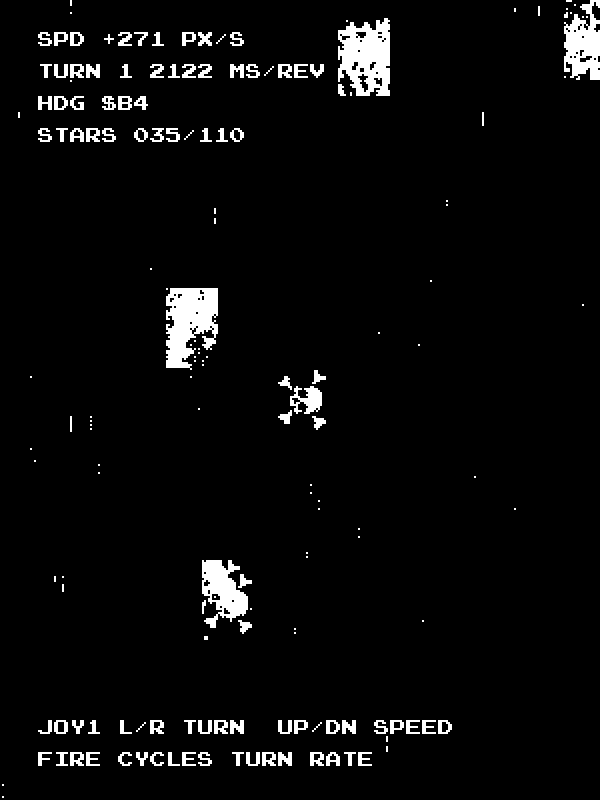

This chart was generated by the following Python code:
#!/usr/bin/env python3
"""End-to-end check + picture + cycle budget for the flight-model bench.

Runs the real pieces against each other in a 65C02 emulator (py65): CPU1
(cpu_os.bin) executes the cartridge, building a frame's command list into the
ping-pong window at $7800 exactly as the hardware would, and the GPU
(gpu_os.bin) dispatch loop then consumes that list and renders it into VRAM.

Why bother when madsim exists: madsim shows the motion, which is the point of
this bench, but it cannot answer "is that star where the maths says it should
be" or "how many cycles did that frame cost". This does both, and it runs
without a window.

Two things it deliberately does NOT model:
  * cartridge wait states. Real hardware charges 3 per read in the $8000 window
    and py65 charges none, so the cycle numbers below are a NO-WAIT-STATE
    floor. The true figure is madsim's F3 meter. See the note it prints.
  * the double-buffered background and VSYNC timing.

Output: preview.png, the framebuffer turned 90 deg clockwise — what the monitor
shows when it is stood on its side (madsim's F12).
"""

import re
import subprocess
import sys

from PIL import Image
from py65.devices.mpu65c02 import MPU
from py65.memory import ObservableMemory

FRAMES = 90                     # 1.5 s: long enough for the drift to show
SCALE = 2
OUT = "preview.png"

ROMS = "../../roms"
PPRAM = 0x7800
VRAM_IMG = 0x8000
IMG_END = 0xBA98
SENTINEL = 0x1000

API_GPU_BEGIN = 0xFF09
API_GPU_END = 0xFF0C

FB_W, FB_H = 400, 300           # the framebuffer: 300 rows of 50 bytes
ROW = FB_W // 8

# The cartridge's zero page, mirrored from main.s, for the trace below.
ZP = {"HEAD": 0x83, "TIER": 0x84, "TURNIX": 0x85,
      "SHXL": 0x8B, "SHXH": 0x8C, "SHYL": 0x8E, "SHYH": 0x8F,
      "VELXL": 0x91, "VELXH": 0x92, "VELYL": 0x93, "VELYH": 0x94,
      "STARN": 0xA0, "OCCN": 0xA1}


def decode(stream):
    """Walk a PPRAM command list. Returns [(opcode, payload_bytes), ...].

    Two traps. Byte-scanning for an opcode does not work: $47 is also the
    letter 'G', and the HUD says "HDG". And the list does not start at $7800 —
    that byte is the CPU/GPU handshake status. gpu_begin points PPWP at $7801,
    so the first opcode is at index 1.
    """
    out = []
    i = 1
    while i < len(stream):
        op = stream[i]
        if op == 0x00:                          # WAI: end of list
            break
        if op == 0x20:                          # CLEAR_BG
            out.append((op, b""))
            i += 1
        elif op == 0x47:                        # DOT_PIXELS: N, then N pairs
            n = stream[i + 1]
            out.append((op, stream[i + 1:i + 2 + 2 * n]))
            i += 2 + 2 * n
        elif op == 0x50:                        # SPRITE: id, X16, Y16
            out.append((op, stream[i + 1:i + 6]))
            i += 6
        elif op in (0x62, 0x63):                # VTEXT: cell, line, scroll, str
            j = stream.index(0, i + 4)
            out.append((op, stream[i + 1:j + 1]))
            i = j + 1
        else:
            raise RuntimeError(f"unhandled opcode ${op:02X} at {i}")
    return out


def stars_of(stream):
    for op, payload in decode(stream):
        if op == 0x47:
            n = payload[0]
            return [(payload[1 + 2 * k], payload[2 + 2 * k]) for k in range(n)]
    return None

# The bench's own geometry, mirrored from main.s. If these drift apart the
# checks below stop meaning anything, so they are asserted where possible.
HCX, HCY = 100, 74              # half-res framebuffer centre
FBCX, FBCY = 200, 149           # full-res framebuffer centre
SPR_W2, SPR_H2 = 8, 7           # sprite 0 half-extent, half-res
STAR_N = 110

# -----------------------------------------------------------------------------
# Build, then load the ROMs bundled with this repo.
# -----------------------------------------------------------------------------
subprocess.run(["make"], check=True)


def gpu_symbol(name):
    txt = open(f"{ROMS}/gpu_symbols.txt").read()
    m = re.search(rf"^{re.escape(name)}\s*=\s*(0x[0-9A-Fa-f]+)", txt, re.M)
    if not m:
        raise RuntimeError(f"{name} not in {ROMS}/gpu_symbols.txt")
    return int(m.group(1), 16)


DISPATCH = gpu_symbol("dispatch_loop")

CPU_ROM = open(f"{ROMS}/cpu_os.bin", "rb").read()
GPU_ROM = open(f"{ROMS}/gpu_os.bin", "rb").read()
CART = open("proto01.bin", "rb").read()
assert len(CPU_ROM) == 0x4000 and len(GPU_ROM) == 0x4000
assert len(CART) == 0x2000, f"cartridge must be one 8 KB bank, got {len(CART)}"
assert CART[:5] == b"MAD65", "cartridge signature missing"

CART_INIT = CART[5] | (CART[6] << 8)
CART_FRAME = CART[7] | (CART[8] << 8)
print(f"cart_init @ ${CART_INIT:04X}, cart_frame @ ${CART_FRAME:04X}")


def call(mpu, addr, limit=5_000_000):
    """JSR addr, run until it returns. Returns cycles consumed."""
    ret = SENTINEL - 1
    mpu.memory[0x0100 + mpu.sp] = (ret >> 8) & 0xFF
    mpu.sp = (mpu.sp - 1) & 0xFF
    mpu.memory[0x0100 + mpu.sp] = ret & 0xFF
    mpu.sp = (mpu.sp - 1) & 0xFF
    mpu.pc = addr
    start = mpu.processorCycles
    n = 0
    while mpu.pc != SENTINEL:
        mpu.step()
        n += 1
        if n > limit:
            raise RuntimeError(f"runaway at ${mpu.pc:04X}")
    return mpu.processorCycles - start


# =============================================================================
# CPU1: the cartridge builds one command list per frame
# =============================================================================
cpu_mem = ObservableMemory()
for i, b in enumerate(CPU_ROM):
    cpu_mem[0xC000 + i] = b
for i, b in enumerate(CART):                    # bank 0 in the $8000 window
    cpu_mem[0x8000 + i] = b
# Count every read that lands in the cartridge window. Real hardware charges 3
# wait states on each of them (the cart is banked and cannot be shadowed), and
# py65 charges none — so this counter is what turns py65's cycle figure into a
# hardware one. It is also the argument for Model B: copy the code into RAM at
# boot and these reads become RAM reads at full speed.
cart_reads = [0]


def cart_read(addr):
    cart_reads[0] += 1
    return CART[addr - 0x8000]


cpu_mem.subscribe_to_read(range(0x8000, 0xA000), cart_read)

cpu = MPU(memory=cpu_mem)
call(cpu, CART_INIT)

# Joystick: hold RIGHT for the whole run so the camera is actually rotating
# while we measure, and press UP on a few early frames to climb the speed
# tiers. The OS's frame ISR normally maintains these; here we drive them.
JOY1, JOY1_PRESS = 0x0A, 0x0C
JOY_UP, JOY_RIGHT = 0x01, 0x08

frames = []
cycles = []
trace = []
for f in range(FRAMES):
    cpu_mem[JOY1] = JOY_RIGHT
    cpu_mem[JOY1_PRESS] = JOY_UP if f in (2, 6, 10, 14, 18, 22) else 0
    call(cpu, API_GPU_BEGIN)
    cart_reads[0] = 0
    c = call(cpu, CART_FRAME)
    cycles.append((c, cart_reads[0]))
    call(cpu, API_GPU_END)
    end = cpu_mem[0x04] | (cpu_mem[0x05] << 8)  # PPWP points AT the WAI
    frames.append(bytes(cpu_mem[PPRAM + i] for i in range(end - PPRAM + 1)))
    trace.append({k: cpu_mem[a] for k, a in ZP.items()})


def s16(lo, hi):
    v = lo | (hi << 8)
    return v - 65536 if v & 0x8000 else v


print("\nframe  head tier  ship X     ship Y     vel (8.8)        stars occl")
for f in (0, 1, 10, 30, 60, FRAMES - 1):
    t = trace[f]
    print(f"{f:5d}   ${t['HEAD']:02X}   {t['TIER']}   "
          f"${t['SHXH']:02X}{t['SHXL']:02X}      ${t['SHYH']:02X}{t['SHYL']:02X}      "
          f"{s16(t['VELXL'], t['VELXH']):+6d},{s16(t['VELYL'], t['VELYH']):+6d}   "
          f"{t['STARN']:4d}  {t['OCCN']:3d}")

BUDGET = 237_404
raw = [c for c, _ in cycles]                        # py65 charges no wait states
hw = [c + 3 * r for c, r in cycles]                 # ...hardware charges 3 a read
med_raw = sorted(raw)[len(raw) // 2]
med_hw = sorted(hw)[len(hw) // 2]
med_reads = sorted(r for _, r in cycles)[len(cycles) // 2]
print(f"\n{FRAMES} frames built. PPRAM: first {len(frames[0])} B, "
      f"steady {len(frames[-1])} B of 2047 "
      f"({100*len(frames[-1])/2047:.0f}% of the list)")
print(f"\nCPU1 budget, {BUDGET} cycles per frame:")
print(f"  instruction cycles        median {med_raw:6d}  worst {max(raw):6d}")
print(f"  + cartridge wait states   median {med_hw:6d}  worst {max(hw):6d}"
      f"  = {100*max(hw)/BUDGET:5.1f}%")
print(f"  {med_reads} cartridge reads a frame. Model B is working when this is a")
print("  handful (the boot_frame trampoline); it was ~35,000 running in place,")
print("  which cost 2.5x and put the same frame at 77% of budget.")

# =============================================================================
# GPU: dispatch each list into VRAM
# =============================================================================
gpu_mem = ObservableMemory()
for i, b in enumerate(GPU_ROM):
    gpu_mem[0xC000 + i] = b
bg = bytearray(0x4000)
img = bytearray(0x4000)

gpu_mem.subscribe_to_write(range(VRAM_IMG, 0xC000),
                           lambda a, v: img.__setitem__(a - VRAM_IMG, v))
gpu_mem.subscribe_to_write(range(0xC000, 0x10000),
                           lambda a, v: bg.__setitem__(a - 0xC000, v))
gpu_mem.subscribe_to_read(range(0xC000, 0x10000),
                          lambda a: GPU_ROM[a - 0xC000])

# The harness jumps straight into the dispatch loop, so GPU boot never runs and
# the sprite definition table is empty. Install sprite 0 exactly as boot_main
# does: type $14 (32 px wide, no overlay), data at $F400, 26 rows.
gpu_mem[0x0300] = 0x14
gpu_mem[0x0400] = 0x00
gpu_mem[0x0500] = 0xF4
gpu_mem[0x0600] = 26

regs_hit = False
gpu = MPU(memory=gpu_mem)
for f, stream in enumerate(frames):
    img[:] = bg                                 # the hardware background copy
    for i, b in enumerate(stream):
        gpu_mem[PPRAM + i] = b
    gpu_mem[0x03] = (PPRAM + 1) & 0xFF          # PPWP -> first opcode
    gpu_mem[0x04] = (PPRAM + 1) >> 8
    gpu.pc = DISPATCH
    n = 0
    while gpu_mem[gpu.pc] != 0xCB:              # $CB = WAI: end of the frame
        gpu.step()
        n += 1
        if n > 5_000_000:
            raise RuntimeError("GPU runaway")
    regs_hit |= any(img[16320:])

# =============================================================================
# Checks
# =============================================================================
fail = []


def check(name, ok, detail=""):
    print(f"  [{'PASS' if ok else 'FAIL'}] {name}")
    if not ok:
        fail.append(name)
        if detail:
            print("        " + detail)


def pix(fx, fy):
    """Full-res framebuffer pixel."""
    if not (0 <= fx < FB_W and 0 <= fy < FB_H):
        return 0
    return (img[fy * ROW + (fx >> 3)] >> (7 - (fx & 7))) & 1


print("\nchecks:")
check("nothing was written at or past the register overlay (offset 16320)",
      not regs_hit)

# Ground truth for where the stars were asked to go, straight out of PPRAM.
dots = stars_of(frames[-1])
check("the frame contains a DOT_PIXELS command", dots is not None)

if dots is not None:
    print(f"        {len(dots)} stars emitted of {STAR_N} in the layer "
          f"({100*len(dots)/STAR_N:.0f}%)")
    check("a sane fraction of the layer is on screen",
          20 <= len(dots) <= 80,
          f"{len(dots)} visible; the rotated 150x200 view covers ~46% of a "
          f"256x256 layer, so expect roughly 50")
    check("every emitted star is inside the half-res screen",
          all(0 <= x < 200 and 0 <= y < 150 for x, y in dots))
    # ...except where the HUD covered it. TEXT/VTEXT write whole character
    # cells, background included — they do not OR a glyph over what is already
    # there — so a star under a HUD line is erased after the fact. Worth knowing
    # for the real game: an image-layer HUD punches black rectangles into the
    # starfield, which is one more reason to put it on the background layer.
    HUD_LINES = (2, 4, 6, 8, 45, 47)
    hud_rows = {r for L in HUD_LINES for r in range(4 * L, 4 * L + 4)}
    missing = [(x, y) for x, y in dots
               if not pix(2 * x, 2 * y) and x not in hud_rows]
    check("every emitted star not under the HUD reached the framebuffer",
          not missing, f"{missing}")
    # The occlusion list: no star may land inside the ship's sprite box.
    inside = [(x, y) for x, y in dots
              if abs(x - HCX) <= SPR_W2 and abs(y - HCY) <= SPR_H2]
    check("no star was drawn inside the ship's sprite box",
          not inside, f"{inside}")
    check("stars are not all bunched in one place",
          len({x >> 5 for x, _ in dots}) >= 4 and
          len({y >> 5 for _, y in dots}) >= 3)

# The ship: sprite 0 is 32x26 at full-res (184,136); something must be lit there
# and it must be in the middle of the portrait screen, not the corner.
ship = sum(pix(FBCX - 16 + dx, FBCY - 13 + dy)
           for dx in range(32) for dy in range(26))
check("the ship sprite is drawn at the screen centre", ship > 50,
      f"{ship} pixels lit in the 32x26 box at ({FBCX-16},{FBCY-13})")

# The starfield must MOVE.
first_dots = stars_of(frames[0])
if first_dots is not None and dots is not None:
    moved = len(set(dots) - set(first_dots))
    check("the starfield moved between the first and last frame",
          moved > len(dots) // 2,
          f"only {moved} of {len(dots)} stars changed position")

# =============================================================================
# preview.png — the framebuffer as the rotated monitor shows it
# =============================================================================
# fb-x + runs DOWN the screen and fb-y + runs LEFT, so the destination pixel is
# (299 - fb_y, fb_x): the same mapping madsim's F12 applies.
out = Image.new("1", (300, 400), 0)
p = out.load()
for y in range(FB_H):
    for xb in range(ROW):
        byte = img[y * ROW + xb]
        if not byte:
            continue
        for bit in range(8):
            if byte & (0x80 >> bit):
                p[299 - y, xb * 8 + bit] = 1
out.resize((300 * SCALE, 400 * SCALE), Image.NEAREST).save(OUT)
print(f"\nwrote {OUT} ({300*SCALE}x{400*SCALE})")

if fail:
    sys.exit(f"{len(fail)} check(s) failed")
print("all checks passed")
